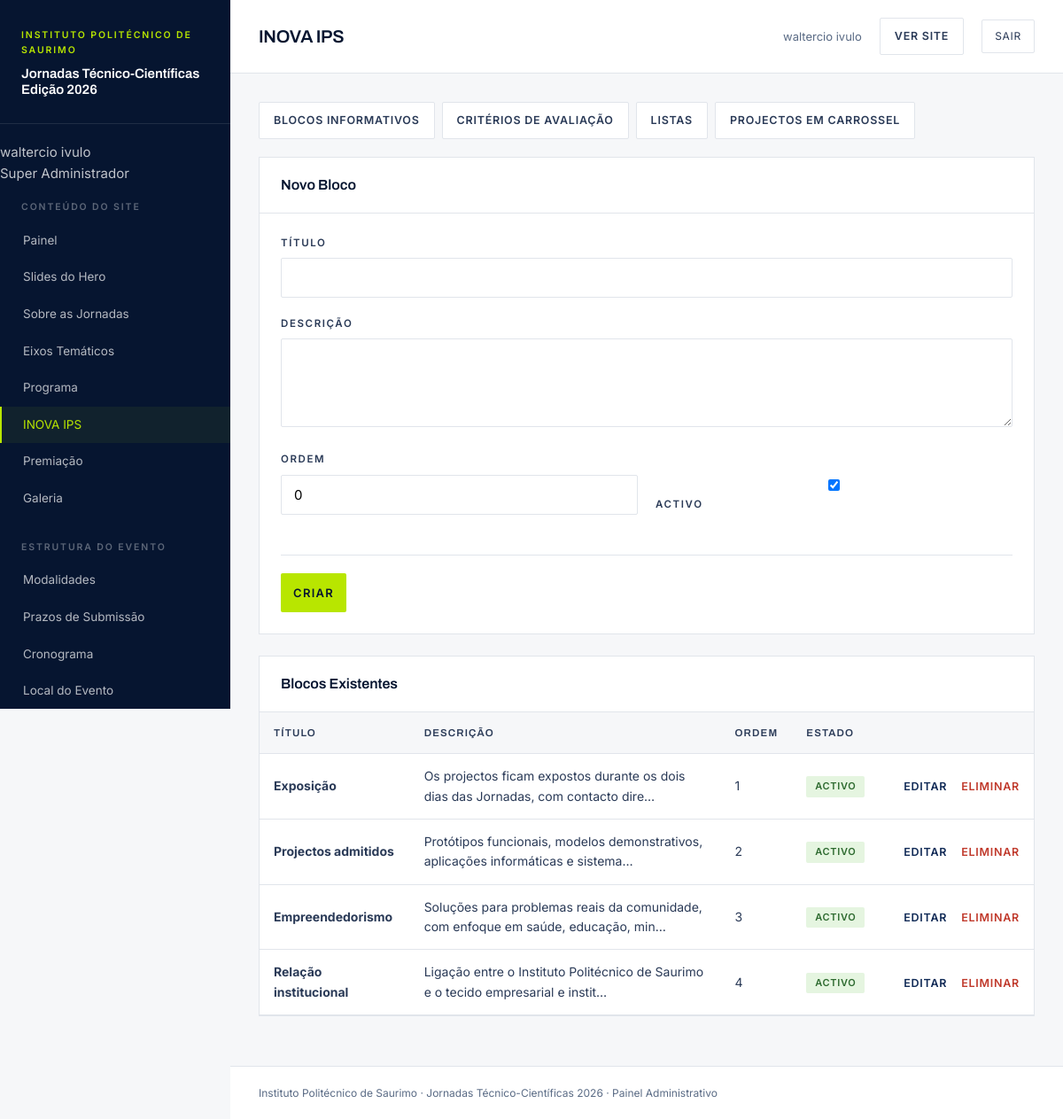
Page /admin/inova.php (signed in) on the committed database.
### tables this page shows
CREATE TABLE `inova_blocos` (
  `id` int(10) UNSIGNED NOT NULL,
  `titulo` varchar(150) NOT NULL,
  `descricao` text NOT NULL,
  `ordem` int(11) NOT NULL DEFAULT 0,
  `ativo` tinyint(1) NOT NULL DEFAULT 1
);

### inc/auth.php (called while the page is built, shortened)
<?php
require_once __DIR__ . '/helpers.php';
function admin_autenticado(): bool
{
    return !empty($_SESSION['admin_id']);
}
function admin_actual(): ?array
{
    static $cache = null;
    if ($cache !== null) return $cache;
    $stmt = db()->prepare('
        SELECT id, nome, email, nivel, ativo
        FROM admins
        WHERE id = ? AND ativo = 1
    ');
    $stmt->execute([(int) $_SESSION['admin_id']]);
    $admin = $stmt->fetch() ?: null;
    return $cache = $admin;
}
function exigir_login(): void
{
    if (!admin_actual()) {
        $_SESSION = [];
        session_destroy();
        redirecionar(url('admin/login.php'));
    }
}
function admin_nivel(): int
{
    $a = admin_actual();
    return $a ? (int) $a['nivel'] : 99;
}
function admin_nome_nivel(int $nivel): string
{
    return [
        NIVEL_SUPER     => 'Super Administrador',
        NIVEL_EDITOR    => 'Editor',
        NIVEL_AVALIADOR => 'Avaliador',
    ][$nivel] ?? 'Desconhecido';
}

### inc/db.php (called while the page is built, shortened)
<?php
function db(): PDO
{
    static $pdo = null;
    if ($pdo instanceof PDO) return $pdo;
    $cfg = require __DIR__ . '/config.php';
    $dsn = sprintf('mysql:host=%s;dbname=%s;charset=%s',
        $cfg['db_host'], $cfg['db_name'], $cfg['db_charset']);
    $pdo = new PDO($dsn, $cfg['db_user'], $cfg['db_pass'], [
        PDO::ATTR_ERRMODE            => PDO::ERRMODE_EXCEPTION,
        PDO::ATTR_DEFAULT_FETCH_MODE => PDO::FETCH_ASSOC,
        PDO::ATTR_EMULATE_PREPARES   => false,
        PDO::MYSQL_ATTR_INIT_COMMAND => "SET time_zone = '+01:00'",
    ]);
    return $pdo;
}

### inc/helpers.php (called while the page is built, shortened)
<?php
require_once __DIR__ . '/db.php';
function cfg(): array { static $c = null; return $c ??= require __DIR__ . '/config.php'; }
function e(?string $txt): string
{
    return htmlspecialchars((string) $txt, ENT_QUOTES, 'UTF-8');
}
function url(string $caminho = ''): string
{
    return rtrim(cfg()['base_url'], '/') . '/' . ltrim($caminho, '/');
}
function csrf_token(): string
{
    return $_SESSION['csrf'];
}
function get(string $chave, string $padrao = ''): string
{
    return isset($_GET[$chave]) ? trim((string) $_GET[$chave]) : $padrao;
}

### admin/inova.php (the view, shortened to what this page needs)
<?php
$tituloPagina = 'INOVA IPS';
require __DIR__ . '/inc/header.php';
$aba = get('aba', 'blocos');
$editar = null;
$blocos = db()->query('SELECT * FROM inova_blocos ORDER BY ordem, id')->fetchAll();
?>
<div class="form-inline" style="margin-bottom:20px;gap:8px">
  <a href="?aba=blocos"    class="botao-ligacao <?= $aba === 'blocos'    ? 'botao-verde' : '' ?>">Blocos Informativos</a>
  <a href="?aba=criterios" class="botao-ligacao <?= $aba === 'criterios' ? 'botao-verde' : '' ?>">Critérios de Avaliação</a>
  <a href="?aba=listas"    class="botao-ligacao <?= $aba === 'listas'    ? 'botao-verde' : '' ?>">Listas</a>
  <a href="?aba=projetos"  class="botao-ligacao <?= $aba === 'projetos'  ? 'botao-verde' : '' ?>">Projectos em Carrossel</a>
</div>
<?php if ($aba === 'blocos'): ?>
  <section class="cartao">
    <div class="cartao-topo">
      <h2 class="cartao-titulo"><?= $editar ? 'Editar Bloco' : 'Novo Bloco' ?></h2>
    </div>
    <div class="cartao-corpo">
      <form method="post">
        <div class="campo">
          <label for="titulo">Título</label>
          <input type="text" id="titulo" name="titulo" required maxlength="150" value="<?= e($editar['titulo'] ?? '') ?>">
        </div>
        <div class="campo">
          <label for="descricao">Descrição</label>
          <textarea id="descricao" name="descricao" rows="3" required><?= e($editar['descricao'] ?? '') ?></textarea>
        </div>
        <div class="form-linha">
          <div class="campo">
            <label for="ordem">Ordem</label>
            <input type="number" id="ordem" name="ordem" value="<?= (int) ($editar['ordem'] ?? 0) ?>">
          </div>
          <div class="campo">
            <label style="display:block;margin-top:32px">
              <input type="checkbox" name="ativo" value="1" <?= !isset($editar['ativo']) || $editar['ativo'] ? 'checked' : '' ?>> Activo
            </label>
          </div>
        </div>
        <div class="form-acoes">
          <button type="submit" class="botao botao-verde" style="width:auto"><?= $editar ? 'Guardar' : 'Criar' ?></button>
        </div>
      </form>
    </div>
  </section>
  <section class="cartao">
    <div class="cartao-topo"><h2 class="cartao-titulo">Blocos Existentes</h2></div>
    <?php if (!$blocos): ?>
      <p class="vazio">Ainda não existem blocos.</p>
    <?php else: ?>
      <table class="tabela">
        <thead><tr><th>Título</th><th>Descrição</th><th>Ordem</th><th>Estado</th><th class="col-acao"></th></tr></thead>
        <tbody>
          <?php foreach ($blocos as $l): ?>
            <tr>
              <td><strong><?= e($l['titulo']) ?></strong></td>
              <td><?= e(mb_substr($l['descricao'], 0, 80)) ?>…</td>
              <td><?= (int) $l['ordem'] ?></td>
              <td><span class="etiqueta etiqueta-<?= $l['ativo'] ? 'ativo' : 'inativo' ?>"><?= $l['ativo'] ? 'Activo' : 'Inactivo' ?></span></td>
              <td class="col-acao">
                <a href="?aba=blocos&acao=editar&tipo=bloco&id=<?= (int) $l['id'] ?>" class="link-acao">Editar</a>
                <a href="?aba=blocos&acao=eliminar&tipo=bloco&id=<?= (int) $l['id'] ?>&csrf=<?= e(csrf_token()) ?>"
                   class="link-acao link-acao-perigo" data-confirmar="Eliminar este bloco?">Eliminar</a>
              </td>
            </tr>
          <?php endforeach; ?>
        </tbody>
      </table>
    <?php endif; ?>
  </section>
<?php endif; ?>
<?php require __DIR__ . '/inc/footer.php'; ?>

### admin/inc/header.php (shortened to what this page needs)
<?php
require_once __DIR__ . '/../../inc/auth.php';
exigir_login();
$tituloPagina = $tituloPagina ?? 'Painel';
?>
<!DOCTYPE html>
<html lang="pt-AO">
<head>
<link rel="stylesheet" href="assets/admin.css">
</head>
<body>
<div class="app">
  <?php require __DIR__ . '/sidebar.php'; ?>
  <div class="conteudo">
    <header class="barra-topo">
      <h1 class="barra-topo-titulo"><?= e($tituloPagina) ?></h1>
      <div class="barra-topo-dir">
        <span class="barra-topo-admin"><?= e($admin['nome']) ?></span>
        <a href="<?= e(url('index.php')) ?>" target="_blank" class="botao-ligacao botao-mini">Ver site</a>
        <a href="logout.php" class="barra-topo-sair">Sair</a>
      </div>
    </header>
    <div class="conteudo-corpo">

### admin/inc/sidebar.php (shortened to what this page needs)
<?php
$paginaActual = basename($_SERVER['PHP_SELF']);
$nivel = admin_nivel();
$menu = [];
if (admin_pode_editar_conteudo()) {
    $menu['Conteúdo do Site'] = [
        'dashboard.php'  => 'Painel',
        'slides.php'     => 'Slides do Hero',
        'sobre.php'      => 'Sobre as Jornadas',
        'eixos.php'      => 'Eixos Temáticos',
        'programa.php'   => 'Programa',
        'inova.php'      => 'INOVA IPS',
        'premiacao.php'  => 'Premiação',
        'galeria.php'    => 'Galeria',
    ];
    $menu['Estrutura do Evento'] = [
        'modalidades.php'  => 'Modalidades',
        'prazos.php'       => 'Prazos de Submissão',
        'cronograma.php'   => 'Cronograma',
        'local.php'        => 'Local do Evento',
    ];
}
$menu['Submissões'] = [
    'submissoes.php' => 'Submissões Recebidas',
];
if (admin_pode_gerir_utilizadores() || admin_pode_ver_logs()) {
    $grupoSistema = [];
    if (admin_pode_editar_conteudo()) {
        $grupoSistema['configuracoes.php'] = 'Configurações';
    }
    if (admin_pode_gerir_utilizadores()) {
        $grupoSistema['administradores.php'] = 'Administradores';
        $grupoSistema['logs.php']            = 'Registo de Actividade';
    }
    if ($grupoSistema) {
        $menu['Sistema'] = $grupoSistema;
    }
}
$admin = admin_actual();
?>
<aside class="barra-lateral" id="menuAdmin">
  <div class="barra-lateral-marca">
    <div>
      <p class="barra-lateral-inst">Instituto Politécnico de Saurimo</p>
      <p class="barra-lateral-titulo">Jornadas Técnico-Científicas<br>Edição 2026</p>
    </div>
  </div>
  <div class="barra-lateral-conteudo" id="menuAdminConteudo">
    <div class="barra-lateral-perfil">
      <p class="barra-lateral-perfil-nome"><?= e($admin['nome'] ?? '') ?></p>
      <p class="barra-lateral-perfil-nivel"><?= e(admin_nome_nivel($nivel)) ?></p>
    </div>
    <?php foreach ($menu as $grupo => $itens): ?>
      <div class="barra-lateral-grupo">
        <p class="barra-lateral-grupo-titulo"><?= e($grupo) ?></p>
        <ul class="barra-lateral-menu">
          <?php foreach ($itens as $href => $nome): ?>
            <li>
              <a href="<?= e($href) ?>" class="<?= $paginaActual === $href ? 'activo' : '' ?>">
                <?= e($nome) ?>
              </a>
            </li>
          <?php endforeach; ?>
        </ul>
      </div>
    <?php endforeach; ?>
  </div>
</aside>

### rows in the picture
inova_blocos: titulo "Exposição", descricao "Os projectos ficam expostos durante os dois dias das Jornadas, com contacto dire", ordem "1", ativo "ACTIVO"
inova_blocos: titulo "Projectos admitidos", descricao "Protótipos funcionais, modelos demonstrativos, aplicações informáticas e sistema", ordem "2", ativo "ACTIVO"
inova_blocos: titulo "Empreendedorismo", descricao "Soluções para problemas reais da comunidade, com enfoque em saúde, educação, min", ordem "3", ativo "ACTIVO"
inova_blocos: titulo "Relação institucional", descricao "Ligação entre o Instituto Politécnico de Saurimo e o tecido empresarial e instit", ordem "4", ativo "ACTIVO"

### other values in the picture
$admin['nome'] "waltercio ivulo"
admin_nome_nivel($nivel) "Super Administrador"
$grupo "CONTEÚDO DO SITE"
$nome "Painel"
$nome "Slides do Hero"
$nome "Sobre as Jornadas"
$nome "Eixos Temáticos"
$nome "Programa"
$nome "INOVA IPS"
$nome "Premiação"
$nome "Galeria"
$grupo "ESTRUTURA DO EVENTO"
$nome "Modalidades"
$nome "Prazos de Submissão"
$nome "Cronograma"
